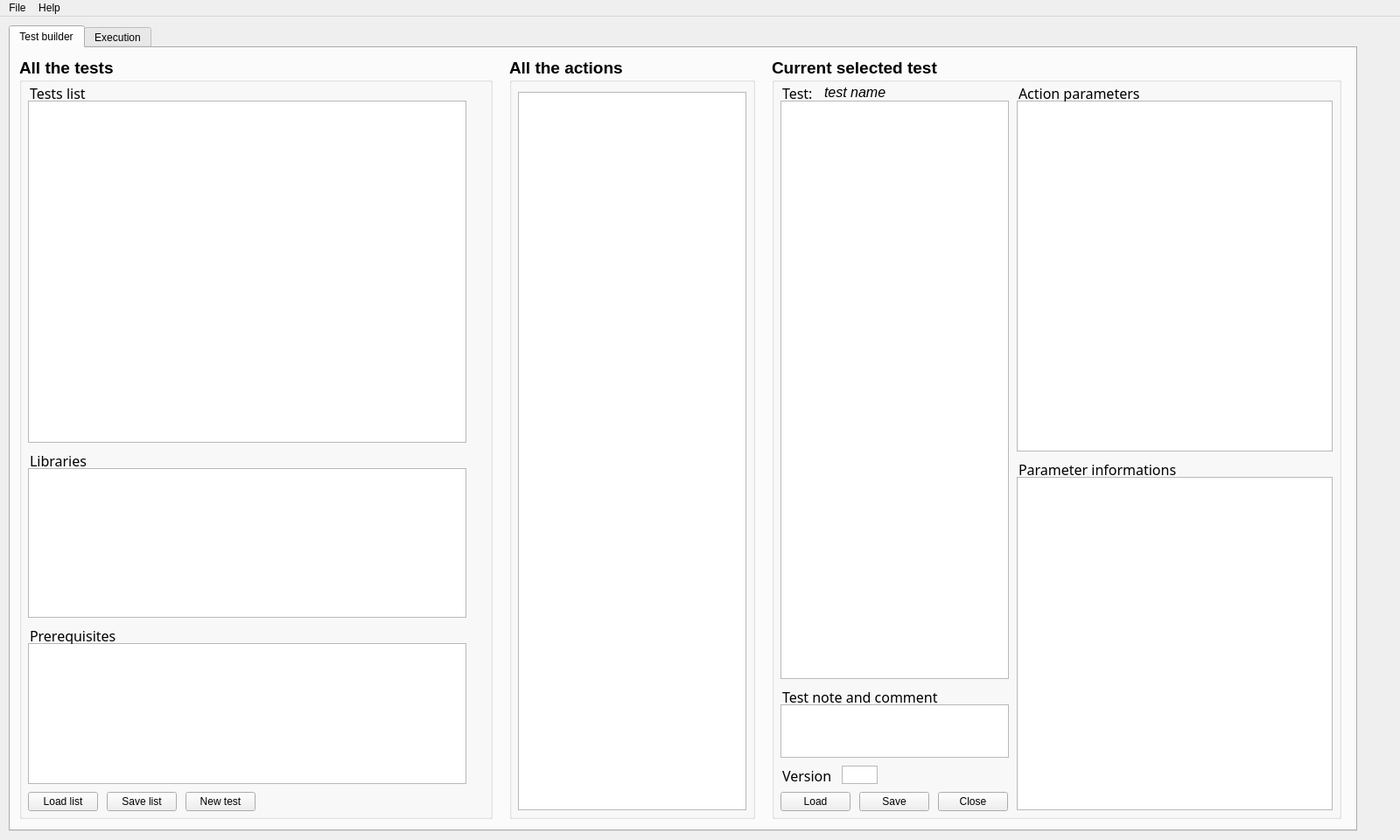
<?xml version="1.0" encoding="UTF-8"?>
<ui version="4.0">
 <class>MainWindow</class>
 <widget class="QMainWindow" name="MainWindow">
  <property name="windowModality">
   <enum>Qt::NonModal</enum>
  </property>
  <property name="geometry">
   <rect>
    <x>0</x>
    <y>0</y>
    <width>1600</width>
    <height>960</height>
   </rect>
  </property>
  <property name="minimumSize">
   <size>
    <width>1600</width>
    <height>960</height>
   </size>
  </property>
  <property name="maximumSize">
   <size>
    <width>1600</width>
    <height>960</height>
   </size>
  </property>
  <property name="windowTitle">
   <string>Scriptbuilder</string>
  </property>
  <property name="autoFillBackground">
   <bool>false</bool>
  </property>
  <widget class="QWidget" name="centralWidget">
   <widget class="QTabWidget" name="tabWidget">
    <property name="geometry">
     <rect>
      <x>10</x>
      <y>10</y>
      <width>1541</width>
      <height>921</height>
     </rect>
    </property>
    <property name="currentIndex">
     <number>0</number>
    </property>
    <widget class="QWidget" name="tab">
     <attribute name="title">
      <string>Test builder</string>
     </attribute>
     <widget class="QGroupBox" name="testListBox">
      <property name="geometry">
       <rect>
        <x>10</x>
        <y>10</y>
        <width>541</width>
        <height>871</height>
       </rect>
      </property>
      <property name="font">
       <font>
        <pointsize>14</pointsize>
        <weight>75</weight>
        <bold>true</bold>
       </font>
      </property>
      <property name="autoFillBackground">
       <bool>false</bool>
      </property>
      <property name="styleSheet">
       <string notr="true"/>
      </property>
      <property name="title">
       <string>All the tests</string>
      </property>
      <widget class="QTableView" name="testsDepot">
       <property name="geometry">
        <rect>
         <x>10</x>
         <y>50</y>
         <width>501</width>
         <height>391</height>
        </rect>
       </property>
       <property name="font">
        <font>
         <family>Sans Serif</family>
         <pointsize>10</pointsize>
         <weight>50</weight>
         <bold>false</bold>
        </font>
       </property>
       <property name="contextMenuPolicy">
        <enum>Qt::DefaultContextMenu</enum>
       </property>
       <property name="sizeAdjustPolicy">
        <enum>QAbstractScrollArea::AdjustToContentsOnFirstShow</enum>
       </property>
       <property name="editTriggers">
        <set>QAbstractItemView::AnyKeyPressed|QAbstractItemView::DoubleClicked|QAbstractItemView::EditKeyPressed</set>
       </property>
       <property name="dragEnabled">
        <bool>true</bool>
       </property>
       <property name="dragDropMode">
        <enum>QAbstractItemView::InternalMove</enum>
       </property>
       <property name="defaultDropAction">
        <enum>Qt::MoveAction</enum>
       </property>
       <property name="alternatingRowColors">
        <bool>false</bool>
       </property>
       <property name="selectionMode">
        <enum>QAbstractItemView::SingleSelection</enum>
       </property>
       <property name="showGrid">
        <bool>true</bool>
       </property>
       <property name="gridStyle">
        <enum>Qt::SolidLine</enum>
       </property>
       <attribute name="horizontalHeaderVisible">
        <bool>true</bool>
       </attribute>
       <attribute name="horizontalHeaderCascadingSectionResizes">
        <bool>false</bool>
       </attribute>
       <attribute name="horizontalHeaderMinimumSectionSize">
        <number>26</number>
       </attribute>
       <attribute name="horizontalHeaderHighlightSections">
        <bool>false</bool>
       </attribute>
       <attribute name="horizontalHeaderStretchLastSection">
        <bool>true</bool>
       </attribute>
       <attribute name="verticalHeaderVisible">
        <bool>false</bool>
       </attribute>
       <attribute name="verticalHeaderMinimumSectionSize">
        <number>18</number>
       </attribute>
       <attribute name="verticalHeaderDefaultSectionSize">
        <number>24</number>
       </attribute>
       <attribute name="verticalHeaderHighlightSections">
        <bool>false</bool>
       </attribute>
      </widget>
      <widget class="QPushButton" name="loadTests">
       <property name="geometry">
        <rect>
         <x>10</x>
         <y>840</y>
         <width>80</width>
         <height>22</height>
        </rect>
       </property>
       <property name="font">
        <font>
         <pointsize>9</pointsize>
         <weight>50</weight>
         <bold>false</bold>
        </font>
       </property>
       <property name="text">
        <string>Load list</string>
       </property>
      </widget>
      <widget class="QPushButton" name="saveTests">
       <property name="geometry">
        <rect>
         <x>100</x>
         <y>840</y>
         <width>80</width>
         <height>22</height>
        </rect>
       </property>
       <property name="font">
        <font>
         <pointsize>9</pointsize>
         <weight>50</weight>
         <bold>false</bold>
        </font>
       </property>
       <property name="text">
        <string>Save list</string>
       </property>
      </widget>
      <widget class="QTableView" name="prerequisites">
       <property name="geometry">
        <rect>
         <x>10</x>
         <y>670</y>
         <width>501</width>
         <height>161</height>
        </rect>
       </property>
       <property name="font">
        <font>
         <pointsize>10</pointsize>
         <weight>50</weight>
         <bold>false</bold>
        </font>
       </property>
       <property name="contextMenuPolicy">
        <enum>Qt::DefaultContextMenu</enum>
       </property>
       <property name="sizeAdjustPolicy">
        <enum>QAbstractScrollArea::AdjustToContentsOnFirstShow</enum>
       </property>
       <property name="editTriggers">
        <set>QAbstractItemView::AnyKeyPressed|QAbstractItemView::DoubleClicked|QAbstractItemView::EditKeyPressed</set>
       </property>
       <property name="dragEnabled">
        <bool>true</bool>
       </property>
       <property name="dragDropMode">
        <enum>QAbstractItemView::NoDragDrop</enum>
       </property>
       <property name="defaultDropAction">
        <enum>Qt::MoveAction</enum>
       </property>
       <property name="alternatingRowColors">
        <bool>false</bool>
       </property>
       <property name="selectionMode">
        <enum>QAbstractItemView::SingleSelection</enum>
       </property>
       <property name="showGrid">
        <bool>true</bool>
       </property>
       <property name="gridStyle">
        <enum>Qt::SolidLine</enum>
       </property>
       <attribute name="horizontalHeaderVisible">
        <bool>true</bool>
       </attribute>
       <attribute name="horizontalHeaderCascadingSectionResizes">
        <bool>false</bool>
       </attribute>
       <attribute name="horizontalHeaderMinimumSectionSize">
        <number>26</number>
       </attribute>
       <attribute name="horizontalHeaderHighlightSections">
        <bool>false</bool>
       </attribute>
       <attribute name="horizontalHeaderStretchLastSection">
        <bool>true</bool>
       </attribute>
       <attribute name="verticalHeaderVisible">
        <bool>false</bool>
       </attribute>
       <attribute name="verticalHeaderMinimumSectionSize">
        <number>18</number>
       </attribute>
       <attribute name="verticalHeaderDefaultSectionSize">
        <number>25</number>
       </attribute>
       <attribute name="verticalHeaderHighlightSections">
        <bool>false</bool>
       </attribute>
      </widget>
      <widget class="QLineEdit" name="lineEdit_10">
       <property name="enabled">
        <bool>true</bool>
       </property>
       <property name="geometry">
        <rect>
         <x>10</x>
         <y>650</y>
         <width>201</width>
         <height>21</height>
        </rect>
       </property>
       <property name="font">
        <font>
         <family>Sans Serif</family>
         <pointsize>12</pointsize>
         <weight>50</weight>
         <italic>false</italic>
         <bold>false</bold>
        </font>
       </property>
       <property name="autoFillBackground">
        <bool>false</bool>
       </property>
       <property name="styleSheet">
        <string notr="true">font: 12pt &quot;Sans Serif&quot;;
background-color: rgba(0, 0, 0, 0);</string>
       </property>
       <property name="text">
        <string>Prerequisites</string>
       </property>
       <property name="frame">
        <bool>false</bool>
       </property>
      </widget>
      <widget class="QLineEdit" name="lineEdit_11">
       <property name="enabled">
        <bool>true</bool>
       </property>
       <property name="geometry">
        <rect>
         <x>10</x>
         <y>30</y>
         <width>161</width>
         <height>21</height>
        </rect>
       </property>
       <property name="font">
        <font>
         <family>Sans Serif</family>
         <pointsize>12</pointsize>
         <weight>50</weight>
         <italic>false</italic>
         <bold>false</bold>
        </font>
       </property>
       <property name="autoFillBackground">
        <bool>false</bool>
       </property>
       <property name="styleSheet">
        <string notr="true">font: 12pt &quot;Sans Serif&quot;;
background-color: rgba(0, 0, 0, 0);</string>
       </property>
       <property name="text">
        <string>Tests list</string>
       </property>
       <property name="frame">
        <bool>false</bool>
       </property>
      </widget>
      <widget class="QLineEdit" name="lineEdit_12">
       <property name="enabled">
        <bool>true</bool>
       </property>
       <property name="geometry">
        <rect>
         <x>10</x>
         <y>450</y>
         <width>201</width>
         <height>21</height>
        </rect>
       </property>
       <property name="font">
        <font>
         <family>Sans Serif</family>
         <pointsize>12</pointsize>
         <weight>50</weight>
         <italic>false</italic>
         <bold>false</bold>
        </font>
       </property>
       <property name="autoFillBackground">
        <bool>false</bool>
       </property>
       <property name="styleSheet">
        <string notr="true">font: 12pt &quot;Sans Serif&quot;;
background-color: rgba(0, 0, 0, 0);</string>
       </property>
       <property name="text">
        <string>Libraries</string>
       </property>
       <property name="frame">
        <bool>false</bool>
       </property>
      </widget>
      <widget class="QTableView" name="libraries">
       <property name="geometry">
        <rect>
         <x>10</x>
         <y>470</y>
         <width>501</width>
         <height>171</height>
        </rect>
       </property>
       <property name="font">
        <font>
         <pointsize>10</pointsize>
         <weight>50</weight>
         <bold>false</bold>
        </font>
       </property>
       <property name="contextMenuPolicy">
        <enum>Qt::DefaultContextMenu</enum>
       </property>
       <property name="sizeAdjustPolicy">
        <enum>QAbstractScrollArea::AdjustToContentsOnFirstShow</enum>
       </property>
       <property name="editTriggers">
        <set>QAbstractItemView::AnyKeyPressed|QAbstractItemView::DoubleClicked|QAbstractItemView::EditKeyPressed</set>
       </property>
       <property name="dragEnabled">
        <bool>true</bool>
       </property>
       <property name="dragDropMode">
        <enum>QAbstractItemView::NoDragDrop</enum>
       </property>
       <property name="defaultDropAction">
        <enum>Qt::MoveAction</enum>
       </property>
       <property name="alternatingRowColors">
        <bool>false</bool>
       </property>
       <property name="selectionMode">
        <enum>QAbstractItemView::SingleSelection</enum>
       </property>
       <property name="showGrid">
        <bool>true</bool>
       </property>
       <property name="gridStyle">
        <enum>Qt::SolidLine</enum>
       </property>
       <property name="wordWrap">
        <bool>false</bool>
       </property>
       <attribute name="horizontalHeaderVisible">
        <bool>true</bool>
       </attribute>
       <attribute name="horizontalHeaderCascadingSectionResizes">
        <bool>false</bool>
       </attribute>
       <attribute name="horizontalHeaderMinimumSectionSize">
        <number>26</number>
       </attribute>
       <attribute name="horizontalHeaderHighlightSections">
        <bool>false</bool>
       </attribute>
       <attribute name="horizontalHeaderStretchLastSection">
        <bool>true</bool>
       </attribute>
       <attribute name="verticalHeaderVisible">
        <bool>false</bool>
       </attribute>
       <attribute name="verticalHeaderMinimumSectionSize">
        <number>18</number>
       </attribute>
       <attribute name="verticalHeaderDefaultSectionSize">
        <number>25</number>
       </attribute>
       <attribute name="verticalHeaderHighlightSections">
        <bool>false</bool>
       </attribute>
      </widget>
      <widget class="QPushButton" name="newTest">
       <property name="geometry">
        <rect>
         <x>190</x>
         <y>840</y>
         <width>80</width>
         <height>22</height>
        </rect>
       </property>
       <property name="font">
        <font>
         <pointsize>9</pointsize>
         <weight>50</weight>
         <bold>false</bold>
        </font>
       </property>
       <property name="text">
        <string>New test</string>
       </property>
      </widget>
     </widget>
     <widget class="QGroupBox" name="scriptBox">
      <property name="geometry">
       <rect>
        <x>870</x>
        <y>10</y>
        <width>651</width>
        <height>871</height>
       </rect>
      </property>
      <property name="font">
       <font>
        <pointsize>14</pointsize>
        <weight>75</weight>
        <bold>true</bold>
       </font>
      </property>
      <property name="title">
       <string>Current selected test</string>
      </property>
      <widget class="QPushButton" name="saveButton">
       <property name="geometry">
        <rect>
         <x>100</x>
         <y>840</y>
         <width>80</width>
         <height>22</height>
        </rect>
       </property>
       <property name="font">
        <font>
         <pointsize>9</pointsize>
         <weight>50</weight>
         <bold>false</bold>
        </font>
       </property>
       <property name="text">
        <string>Save</string>
       </property>
      </widget>
      <widget class="QPushButton" name="closeButton">
       <property name="geometry">
        <rect>
         <x>190</x>
         <y>840</y>
         <width>80</width>
         <height>22</height>
        </rect>
       </property>
       <property name="font">
        <font>
         <pointsize>9</pointsize>
         <weight>50</weight>
         <bold>false</bold>
        </font>
       </property>
       <property name="text">
        <string>Close</string>
       </property>
      </widget>
      <widget class="QLabel" name="testname">
       <property name="geometry">
        <rect>
         <x>60</x>
         <y>30</y>
         <width>111</width>
         <height>20</height>
        </rect>
       </property>
       <property name="font">
        <font>
         <pointsize>12</pointsize>
         <weight>50</weight>
         <italic>true</italic>
         <bold>false</bold>
        </font>
       </property>
       <property name="text">
        <string>test name</string>
       </property>
      </widget>
      <widget class="QTreeView" name="scriptTree">
       <property name="geometry">
        <rect>
         <x>10</x>
         <y>50</y>
         <width>261</width>
         <height>661</height>
        </rect>
       </property>
       <property name="font">
        <font>
         <pointsize>10</pointsize>
         <weight>50</weight>
         <bold>false</bold>
        </font>
       </property>
       <property name="editTriggers">
        <set>QAbstractItemView::NoEditTriggers</set>
       </property>
       <property name="dragEnabled">
        <bool>true</bool>
       </property>
       <property name="defaultDropAction">
        <enum>Qt::IgnoreAction</enum>
       </property>
       <attribute name="headerVisible">
        <bool>false</bool>
       </attribute>
      </widget>
      <widget class="QPushButton" name="loadButton">
       <property name="geometry">
        <rect>
         <x>10</x>
         <y>840</y>
         <width>80</width>
         <height>22</height>
        </rect>
       </property>
       <property name="font">
        <font>
         <pointsize>9</pointsize>
         <weight>50</weight>
         <bold>false</bold>
        </font>
       </property>
       <property name="text">
        <string>Load</string>
       </property>
      </widget>
      <widget class="QTableView" name="parametersList">
       <property name="geometry">
        <rect>
         <x>280</x>
         <y>50</y>
         <width>361</width>
         <height>401</height>
        </rect>
       </property>
       <property name="font">
        <font>
         <pointsize>10</pointsize>
         <weight>50</weight>
         <bold>false</bold>
        </font>
       </property>
       <property name="sizeAdjustPolicy">
        <enum>QAbstractScrollArea::AdjustToContentsOnFirstShow</enum>
       </property>
       <property name="alternatingRowColors">
        <bool>false</bool>
       </property>
       <property name="selectionMode">
        <enum>QAbstractItemView::SingleSelection</enum>
       </property>
       <property name="showGrid">
        <bool>true</bool>
       </property>
       <property name="gridStyle">
        <enum>Qt::SolidLine</enum>
       </property>
       <attribute name="horizontalHeaderVisible">
        <bool>true</bool>
       </attribute>
       <attribute name="horizontalHeaderCascadingSectionResizes">
        <bool>false</bool>
       </attribute>
       <attribute name="horizontalHeaderMinimumSectionSize">
        <number>26</number>
       </attribute>
       <attribute name="horizontalHeaderHighlightSections">
        <bool>false</bool>
       </attribute>
       <attribute name="horizontalHeaderStretchLastSection">
        <bool>true</bool>
       </attribute>
       <attribute name="verticalHeaderVisible">
        <bool>false</bool>
       </attribute>
       <attribute name="verticalHeaderMinimumSectionSize">
        <number>18</number>
       </attribute>
       <attribute name="verticalHeaderDefaultSectionSize">
        <number>25</number>
       </attribute>
       <attribute name="verticalHeaderHighlightSections">
        <bool>false</bool>
       </attribute>
      </widget>
      <widget class="QTableView" name="parameterComment">
       <property name="geometry">
        <rect>
         <x>280</x>
         <y>480</y>
         <width>361</width>
         <height>381</height>
        </rect>
       </property>
       <property name="font">
        <font>
         <pointsize>10</pointsize>
         <weight>50</weight>
         <bold>false</bold>
        </font>
       </property>
       <property name="sizeAdjustPolicy">
        <enum>QAbstractScrollArea::AdjustToContentsOnFirstShow</enum>
       </property>
       <property name="editTriggers">
        <set>QAbstractItemView::NoEditTriggers</set>
       </property>
       <property name="alternatingRowColors">
        <bool>false</bool>
       </property>
       <property name="selectionMode">
        <enum>QAbstractItemView::NoSelection</enum>
       </property>
       <property name="showGrid">
        <bool>true</bool>
       </property>
       <property name="gridStyle">
        <enum>Qt::SolidLine</enum>
       </property>
       <attribute name="horizontalHeaderVisible">
        <bool>true</bool>
       </attribute>
       <attribute name="horizontalHeaderCascadingSectionResizes">
        <bool>false</bool>
       </attribute>
       <attribute name="horizontalHeaderMinimumSectionSize">
        <number>26</number>
       </attribute>
       <attribute name="horizontalHeaderHighlightSections">
        <bool>false</bool>
       </attribute>
       <attribute name="horizontalHeaderStretchLastSection">
        <bool>true</bool>
       </attribute>
       <attribute name="verticalHeaderVisible">
        <bool>false</bool>
       </attribute>
       <attribute name="verticalHeaderMinimumSectionSize">
        <number>18</number>
       </attribute>
       <attribute name="verticalHeaderDefaultSectionSize">
        <number>25</number>
       </attribute>
       <attribute name="verticalHeaderHighlightSections">
        <bool>false</bool>
       </attribute>
      </widget>
      <widget class="QLineEdit" name="lineEdit_4">
       <property name="enabled">
        <bool>true</bool>
       </property>
       <property name="geometry">
        <rect>
         <x>280</x>
         <y>460</y>
         <width>201</width>
         <height>21</height>
        </rect>
       </property>
       <property name="font">
        <font>
         <family>Sans Serif</family>
         <pointsize>12</pointsize>
         <weight>50</weight>
         <italic>false</italic>
         <bold>false</bold>
        </font>
       </property>
       <property name="autoFillBackground">
        <bool>false</bool>
       </property>
       <property name="styleSheet">
        <string notr="true">font: 12pt &quot;Sans Serif&quot;;
background-color: rgba(0, 0, 0, 0);</string>
       </property>
       <property name="text">
        <string>Parameter informations</string>
       </property>
       <property name="frame">
        <bool>false</bool>
       </property>
      </widget>
      <widget class="QLineEdit" name="lineEdit_5">
       <property name="enabled">
        <bool>true</bool>
       </property>
       <property name="geometry">
        <rect>
         <x>280</x>
         <y>30</y>
         <width>161</width>
         <height>21</height>
        </rect>
       </property>
       <property name="font">
        <font>
         <family>Sans Serif</family>
         <pointsize>12</pointsize>
         <weight>50</weight>
         <italic>false</italic>
         <bold>false</bold>
        </font>
       </property>
       <property name="autoFillBackground">
        <bool>false</bool>
       </property>
       <property name="styleSheet">
        <string notr="true">font: 12pt &quot;Sans Serif&quot;;
background-color: rgba(0, 0, 0, 0);</string>
       </property>
       <property name="text">
        <string>Action parameters</string>
       </property>
       <property name="frame">
        <bool>false</bool>
       </property>
      </widget>
      <widget class="QLineEdit" name="lineEdit_6">
       <property name="enabled">
        <bool>true</bool>
       </property>
       <property name="geometry">
        <rect>
         <x>10</x>
         <y>30</y>
         <width>41</width>
         <height>21</height>
        </rect>
       </property>
       <property name="font">
        <font>
         <family>Sans Serif</family>
         <pointsize>12</pointsize>
         <weight>50</weight>
         <italic>false</italic>
         <bold>false</bold>
        </font>
       </property>
       <property name="autoFillBackground">
        <bool>false</bool>
       </property>
       <property name="styleSheet">
        <string notr="true">font: 12pt &quot;Sans Serif&quot;;
background-color: rgba(0, 0, 0, 0);</string>
       </property>
       <property name="text">
        <string>Test:</string>
       </property>
       <property name="frame">
        <bool>false</bool>
       </property>
      </widget>
      <widget class="QLineEdit" name="lineEdit_7">
       <property name="enabled">
        <bool>true</bool>
       </property>
       <property name="geometry">
        <rect>
         <x>10</x>
         <y>720</y>
         <width>201</width>
         <height>21</height>
        </rect>
       </property>
       <property name="font">
        <font>
         <family>Sans Serif</family>
         <pointsize>12</pointsize>
         <weight>50</weight>
         <italic>false</italic>
         <bold>false</bold>
        </font>
       </property>
       <property name="autoFillBackground">
        <bool>false</bool>
       </property>
       <property name="styleSheet">
        <string notr="true">font: 12pt &quot;Sans Serif&quot;;
background-color: rgba(0, 0, 0, 0);</string>
       </property>
       <property name="text">
        <string>Test note and comment</string>
       </property>
       <property name="frame">
        <bool>false</bool>
       </property>
      </widget>
      <widget class="QTextBrowser" name="testNote">
       <property name="geometry">
        <rect>
         <x>10</x>
         <y>740</y>
         <width>261</width>
         <height>61</height>
        </rect>
       </property>
       <property name="font">
        <font>
         <pointsize>10</pointsize>
         <weight>50</weight>
         <bold>false</bold>
        </font>
       </property>
       <property name="readOnly">
        <bool>false</bool>
       </property>
      </widget>
      <widget class="QLineEdit" name="lineEdit_8">
       <property name="enabled">
        <bool>true</bool>
       </property>
       <property name="geometry">
        <rect>
         <x>10</x>
         <y>810</y>
         <width>71</width>
         <height>21</height>
        </rect>
       </property>
       <property name="font">
        <font>
         <family>Sans Serif</family>
         <pointsize>12</pointsize>
         <weight>50</weight>
         <italic>false</italic>
         <bold>false</bold>
        </font>
       </property>
       <property name="autoFillBackground">
        <bool>false</bool>
       </property>
       <property name="styleSheet">
        <string notr="true">font: 12pt &quot;Sans Serif&quot;;
background-color: rgba(0, 0, 0, 0);</string>
       </property>
       <property name="text">
        <string>Version</string>
       </property>
       <property name="frame">
        <bool>false</bool>
       </property>
      </widget>
      <widget class="QTextBrowser" name="testVersion">
       <property name="geometry">
        <rect>
         <x>80</x>
         <y>810</y>
         <width>41</width>
         <height>21</height>
        </rect>
       </property>
       <property name="font">
        <font>
         <pointsize>10</pointsize>
         <weight>50</weight>
         <bold>false</bold>
        </font>
       </property>
       <property name="verticalScrollBarPolicy">
        <enum>Qt::ScrollBarAlwaysOff</enum>
       </property>
       <property name="readOnly">
        <bool>false</bool>
       </property>
      </widget>
     </widget>
     <widget class="QGroupBox" name="actionsBox">
      <property name="geometry">
       <rect>
        <x>570</x>
        <y>10</y>
        <width>281</width>
        <height>871</height>
       </rect>
      </property>
      <property name="font">
       <font>
        <pointsize>14</pointsize>
        <weight>75</weight>
        <bold>true</bold>
       </font>
      </property>
      <property name="title">
       <string>All the actions</string>
      </property>
      <widget class="QTreeView" name="commandTree">
       <property name="geometry">
        <rect>
         <x>10</x>
         <y>40</y>
         <width>261</width>
         <height>821</height>
        </rect>
       </property>
       <property name="font">
        <font>
         <pointsize>10</pointsize>
         <weight>50</weight>
         <bold>false</bold>
        </font>
       </property>
       <property name="editTriggers">
        <set>QAbstractItemView::NoEditTriggers</set>
       </property>
       <property name="dragEnabled">
        <bool>true</bool>
       </property>
       <attribute name="headerVisible">
        <bool>false</bool>
       </attribute>
      </widget>
     </widget>
    </widget>
    <widget class="QWidget" name="tab_2">
     <attribute name="title">
      <string>Execution</string>
     </attribute>
     <widget class="QListView" name="logView">
      <property name="geometry">
       <rect>
        <x>20</x>
        <y>50</y>
        <width>811</width>
        <height>661</height>
       </rect>
      </property>
     </widget>
     <widget class="QPushButton" name="startButton">
      <property name="geometry">
       <rect>
        <x>20</x>
        <y>720</y>
        <width>89</width>
        <height>25</height>
       </rect>
      </property>
      <property name="text">
       <string>Start</string>
      </property>
     </widget>
     <widget class="QPushButton" name="clearButton">
      <property name="geometry">
       <rect>
        <x>120</x>
        <y>720</y>
        <width>89</width>
        <height>25</height>
       </rect>
      </property>
      <property name="text">
       <string>Clear</string>
      </property>
     </widget>
     <widget class="QListView" name="prerequisiteLog">
      <property name="geometry">
       <rect>
        <x>840</x>
        <y>50</y>
        <width>671</width>
        <height>621</height>
       </rect>
      </property>
     </widget>
     <widget class="QComboBox" name="prerequisiteCombo">
      <property name="geometry">
       <rect>
        <x>840</x>
        <y>680</y>
        <width>211</width>
        <height>25</height>
       </rect>
      </property>
     </widget>
     <widget class="QLineEdit" name="lineEdit_14">
      <property name="enabled">
       <bool>true</bool>
      </property>
      <property name="geometry">
       <rect>
        <x>840</x>
        <y>20</y>
        <width>161</width>
        <height>21</height>
       </rect>
      </property>
      <property name="font">
       <font>
        <family>Sans Serif</family>
        <pointsize>12</pointsize>
        <weight>50</weight>
        <italic>false</italic>
        <bold>false</bold>
       </font>
      </property>
      <property name="autoFillBackground">
       <bool>false</bool>
      </property>
      <property name="styleSheet">
       <string notr="true">font: 12pt &quot;Sans Serif&quot;;
background-color: rgba(0, 0, 0, 0);</string>
      </property>
      <property name="text">
       <string>Prerequisite logs</string>
      </property>
      <property name="frame">
       <bool>false</bool>
      </property>
     </widget>
     <widget class="QLineEdit" name="lineEdit_15">
      <property name="enabled">
       <bool>true</bool>
      </property>
      <property name="geometry">
       <rect>
        <x>20</x>
        <y>20</y>
        <width>161</width>
        <height>21</height>
       </rect>
      </property>
      <property name="font">
       <font>
        <family>Sans Serif</family>
        <pointsize>12</pointsize>
        <weight>50</weight>
        <italic>false</italic>
        <bold>false</bold>
       </font>
      </property>
      <property name="autoFillBackground">
       <bool>false</bool>
      </property>
      <property name="styleSheet">
       <string notr="true">font: 12pt &quot;Sans Serif&quot;;
background-color: rgba(0, 0, 0, 0);</string>
      </property>
      <property name="text">
       <string>Application log</string>
      </property>
      <property name="frame">
       <bool>false</bool>
      </property>
     </widget>
    </widget>
   </widget>
  </widget>
  <widget class="QMenuBar" name="menuBar">
   <property name="geometry">
    <rect>
     <x>0</x>
     <y>0</y>
     <width>1600</width>
     <height>22</height>
    </rect>
   </property>
   <widget class="QMenu" name="menuSettings">
    <property name="title">
     <string>File</string>
    </property>
    <addaction name="actionSetting"/>
    <addaction name="actionExit"/>
   </widget>
   <widget class="QMenu" name="menuHelp">
    <property name="title">
     <string>Help</string>
    </property>
    <addaction name="actionAbout"/>
   </widget>
   <addaction name="menuSettings"/>
   <addaction name="menuHelp"/>
  </widget>
  <action name="actionSetting">
   <property name="text">
    <string>Settings</string>
   </property>
  </action>
  <action name="actionExit">
   <property name="text">
    <string>Exit</string>
   </property>
  </action>
  <action name="actionAbout">
   <property name="text">
    <string>About</string>
   </property>
  </action>
 </widget>
 <layoutdefault spacing="6" margin="11"/>
 <resources/>
 <connections/>
</ui>
